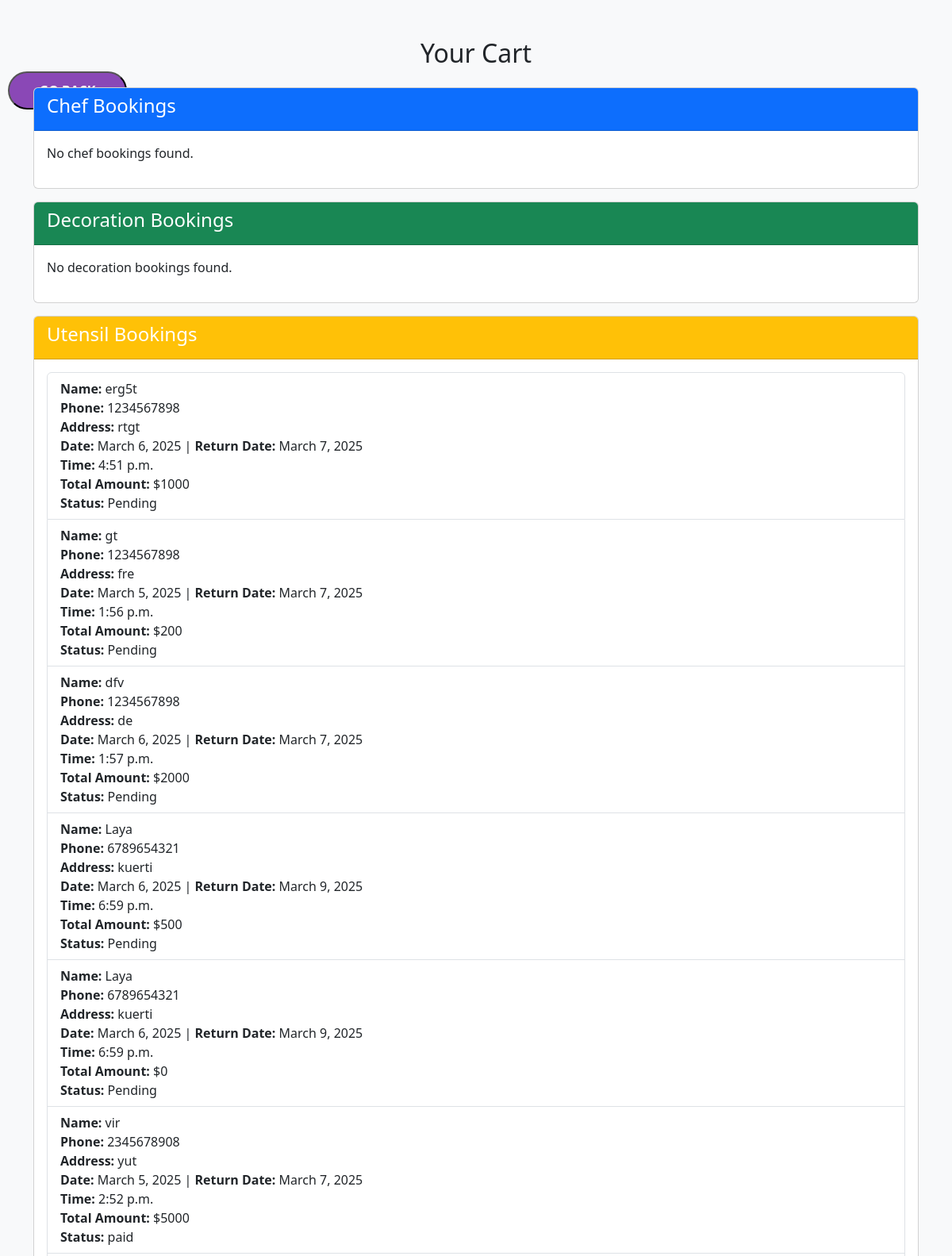
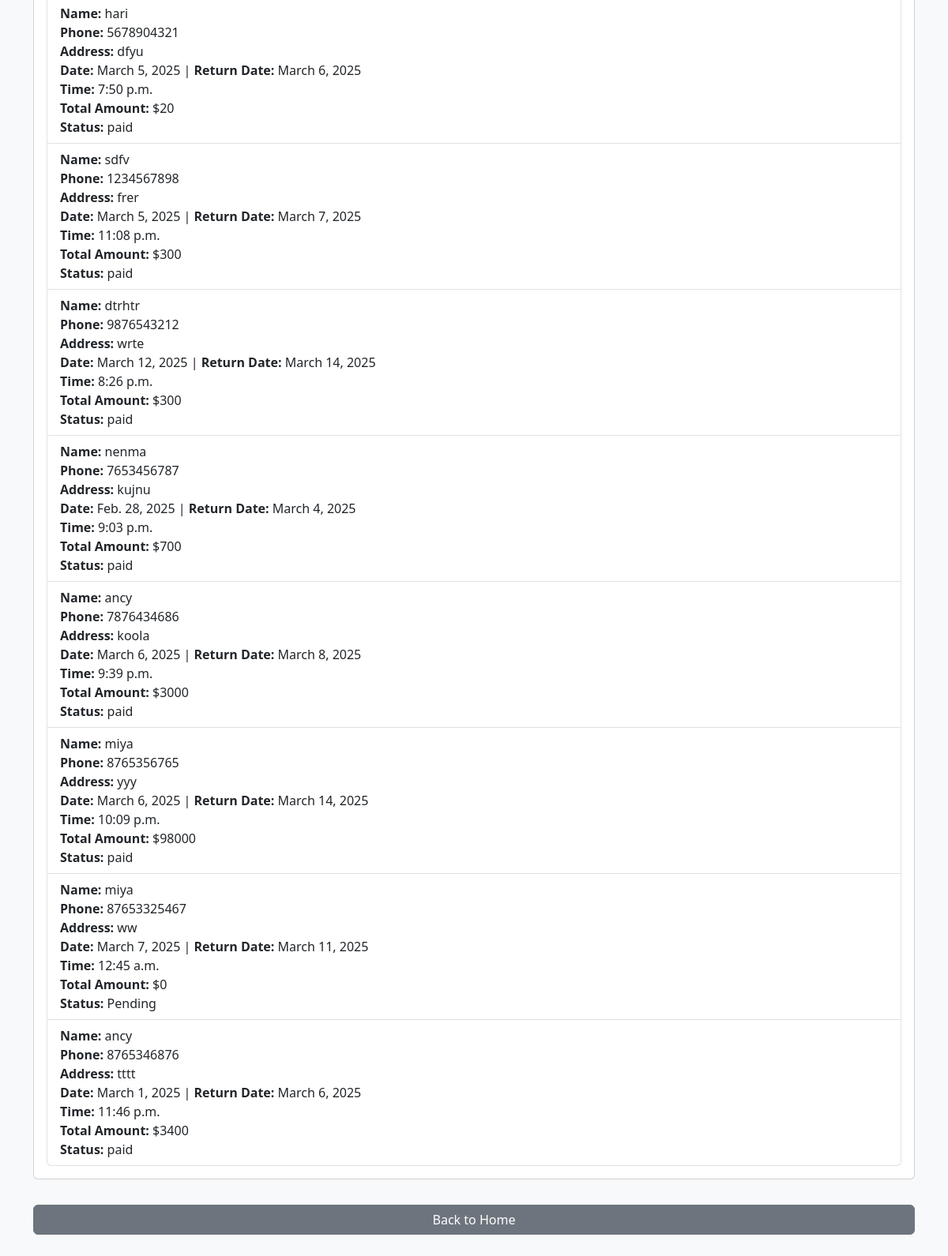
The app's page /user_cart/ (signed in) with its own data (2 pictures, top to bottom).
### EVENT_BOOKING/models.py (models this page shows, shortened)
class Utensilsform(models.Model):
    name = models.CharField(max_length=100)
    phone = models.CharField(max_length=15)
    user=models.ForeignKey(Event,on_delete=models.CASCADE,null=True,blank=True)
    address = models.CharField(max_length=255)
    email = models.EmailField(null=True,blank=True)
    date = models.DateField()
    rdate = models.DateField()
    time = models.TimeField()
    amount=models.IntegerField(null=True, blank=True)
    status = models.CharField(max_length=10, choices=[('Pending', 'Pending'), ('Paid', 'paid'), ('refund', 'refund')], default='Pending')
    UTENSIL_CHOICES = [
        ('cutlery_sets', 'Cutlery Sets'),
        ('plates_bowls', 'Plates and Bowls'),
        ('serving_utensils', 'Serving Utensils'),
        ('specialty_tools', 'Specialty Tools'),
    ]
    selected_utensils = models.JSONField(default=dict, blank=True)

### EVENT_BOOKING/views.py (the view)
# urls.py: path('user_cart/', views.user_cart, name='user_cart'),
def user_cart(request):
    email = request.session.get('email')  # Assuming user is identified by email
    user = get_object_or_404(Event, email=email)  # Get user instance
    chef_cart_items = icart.objects.filter(user=user)
    decoration_cart_items = deccart.objects.filter(user=user)
    utensil_cart_items = Utensilsform.objects.filter(user=user)
    return render(request, 'user_cart.html', {
        'chef_cart_items': chef_cart_items,
        'decoration_cart_items': decoration_cart_items,
        'utensil_cart_items': utensil_cart_items,
    })

### EVENT_BOOKING/templates/user_cart.html (shortened to what this page needs)
<!DOCTYPE html>
<html lang="en">
<head>
    <link href="https://cdn.jsdelivr.net/npm/bootstrap@5.3.0/dist/css/bootstrap.min.css" rel="stylesheet">
</head>
<body class="bg-light py-5">
    <div class="container">
        <h2 class="text-center mb-4">Your Cart</h2>
        <button class="back-button" onclick="window.history.back()">
          </button>
        <div class="card mb-3">
            <div class="card-header bg-primary text-white">
                <h4>Chef Bookings</h4>
            </div>
            <div class="card-body">
                {% if chef_cart_items %}
                    <ul class="list-group">
                        {% for item in chef_cart_items %}
                            <li class="list-group-item">
                                <strong>Package:</strong> {{ item.products.packagename }}<br>
                                <strong>Start:</strong> {{ item.start }} | <strong>End:</strong> {{ item.end }}<br>
                                <strong>Location:</strong> {{ item.location }}<br>
                                <strong>Total Price:</strong> ${{ item.total_price }}<br>
                                <strong>Status:</strong> {{ item.status }}
                            </li>
                        {% endfor %}
                    </ul>
                {% else %}
                    <p>No chef bookings found.</p>
                {% endif %}
            </div>
        </div>
        <div class="card mb-3">
            <div class="card-header bg-success text-white">
                <h4>Decoration Bookings</h4>
            </div>
            <div class="card-body">
                {% if decoration_cart_items %}
                    <ul class="list-group">
                        {% for item in decoration_cart_items %}
                            <li class="list-group-item">
                                <strong>Decoration:</strong> {{ item.decoration.name }}<br>
                                <strong>Date:</strong> {{ item.date }} | <strong>Return Date:</strong> {{ item.rdate }}<br>
                                <strong>Time:</strong> {{ item.time }}<br>
                                <strong>Total Amount:</strong> ${{ item.amount }}<br>
                                <strong>Status:</strong> {{ item.status }}
                            </li>
                        {% endfor %}
                    </ul>
                {% else %}
                    <p>No decoration bookings found.</p>
                {% endif %}
            </div>
        </div>
        <div class="card mb-3">
            <div class="card-header bg-warning text-white">
                <h4>Utensil Bookings</h4>
            </div>
            <div class="card-body">
                {% if utensil_cart_items %}
                    <ul class="list-group">
                        {% for item in utensil_cart_items %}
                            <li class="list-group-item">
                                <strong>Name:</strong> {{ item.name }}<br>
                                <strong>Phone:</strong> {{ item.phone }}<br>
                                <strong>Address:</strong> {{ item.address }}<br>
                                <strong>Date:</strong> {{ item.date }} | <strong>Return Date:</strong> {{ item.rdate }}<br>
                                <strong>Time:</strong> {{ item.time }}<br>
                                <strong>Total Amount:</strong> ${{ item.amount }}<br>
                                <strong>Status:</strong> {{ item.status }}
                            </li>
                        {% endfor %}
                    </ul>
                {% else %}
                    <p>No utensil bookings found.</p>
                {% endif %}
            </div>
        </div>
        <a href="{% url 'home' %}" class="btn btn-secondary w-100 mt-3">
             Back to Home
        </a>
    </div>
</body>
</html>

### EVENT_BOOKING/templates/user_cart.html (style rules this page uses)
.back-button { position: fixed; top: 90px; left: 10px; right:120px; padding: 10px 20px; width:auto; max-width:150px; text-transform: uppercase; background-color: rgb(138, 72, 182); color: white; border-radius: 25px; font-size: 18px; font-weight: bold; font-size: 1rem; align-items: center; }

### records on screen
Utensilsform: name "erg5t", phone "1234567898", address "rtgt", date "March 6, 2025", rdate "March 7, 2025", time "4:51 p.m.", amount "1000", status "Pending"
Utensilsform: name "gt", phone "1234567898", address "fre", date "March 5, 2025", rdate "March 7, 2025", time "1:56 p.m.", amount "200", status "Pending"
Utensilsform: name "dfv", phone "1234567898", address "de", date "March 6, 2025", rdate "March 7, 2025", time "1:57 p.m.", amount "2000", status "Pending"
Utensilsform: name "Laya", phone "6789654321", address "kuerti", date "March 6, 2025", rdate "March 9, 2025", time "6:59 p.m.", amount "500", status "Pending"
Utensilsform: name "Laya", phone "6789654321", address "kuerti", date "March 6, 2025", rdate "March 9, 2025", time "6:59 p.m.", amount "0", status "Pending"
Utensilsform: name "vir", phone "2345678908", address "yut", date "March 5, 2025", rdate "March 7, 2025", time "2:52 p.m.", amount "5000", status "paid"
Utensilsform: name "hari", phone "5678904321", address "dfyu", date "March 5, 2025", rdate "March 6, 2025", time "7:50 p.m.", amount "20", status "paid"
Utensilsform: name "sdfv", phone "1234567898", address "frer", date "March 5, 2025", rdate "March 7, 2025", time "11:08 p.m.", amount "300", status "paid"
Utensilsform: name "dtrhtr", phone "9876543212", address "wrte", date "March 12, 2025", rdate "March 14, 2025", time "8:26 p.m.", amount "300", status "paid"
Utensilsform: name "nenma", phone "7653456787", address "kujnu", date "Feb. 28, 2025", rdate "March 4, 2025", time "9:03 p.m.", amount "700", status "paid"
Utensilsform: name "ancy", phone "7876434686", address "koola", date "March 6, 2025", rdate "March 8, 2025", time "9:39 p.m.", amount "3000", status "paid"
Utensilsform: name "miya", phone "8765356765", address "yyy", date "March 6, 2025", rdate "March 14, 2025", time "10:09 p.m.", amount "98000", status "paid"
Utensilsform: name "miya", phone "87653325467", address "ww", date "March 7, 2025", rdate "March 11, 2025", time "12:45 a.m.", amount "0", status "Pending"
Utensilsform: name "ancy", phone "8765346876", address "tttt", date "March 1, 2025", rdate "March 6, 2025", time "11:46 p.m.", amount "3400", status "paid"
